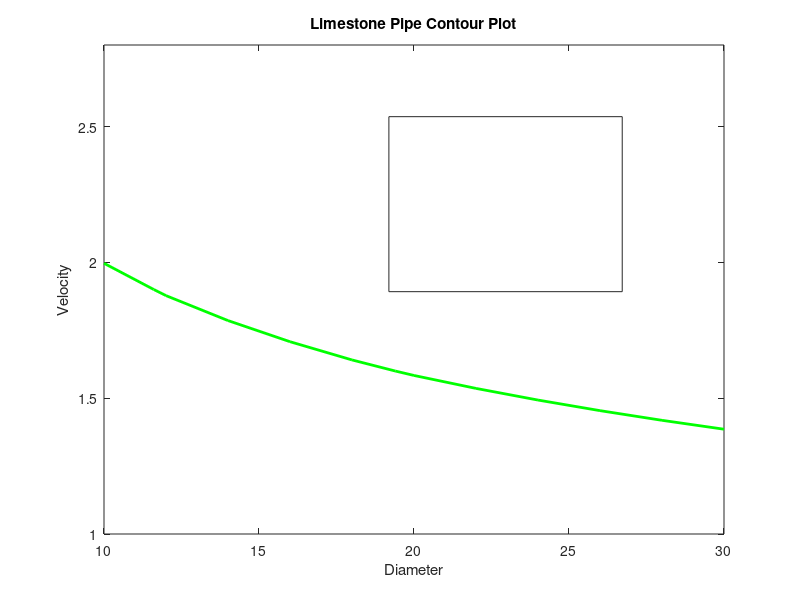

Write MATLAB code to recreate this figure. (Note: this script raises an error after producing the figure.)
% This program constructs a contour plot for the two-bar truss
% constants
pi = 3.14159;
%design variables
d = .0005;  %average limestone particle size after grinding, ft
%other analysis variables
L = 15*5280; %pipeline length, feet
W = 12.67; %flowrate of limestone, lbm/sec
g = 32.17; %gravity, ft/sec^2
rho_w = 62.4; %water density, lbm/ft^3
rho_l = 168.5; %limestone density, lbm/ft^3
mu = 7.392*10^-4; %viscosity of water, lbm/ft-sec
pi = 3.14159;
a = .01; %average lump size, ft 

% design variables at mesh points
[D,V] = meshgrid(10:2:30,1:.3:3);
 
% equations
Q = pi.*D.^2./4.*V; %volumetric slurry flow rate, ft^3/sec 
Ql = W./rho_l; %volumetric limestone flow rate, ft^3/sec
Qw = Q-Ql; %volumetric water flow rate, ft^3/sec
conc = Ql./Q; %concentration
S = rho_l./rho_w; %density of limestone divided by density of water
rho = rho_w + conc.*(rho_l-rho_w); %density of slurry
Rw = rho_w.*V.*D./mu; %Reynolds number of water
if Rw <= 10^5
    fric_w = .3164./Rw.^.25;
end
if Rw >= 10^5
    fric_w = .0032+.221.*Rw.^(-.237);
end %friction factor of water
CdRp2 = 4.*g.*rho_w.*d.^3.*(rho_l-rho_w)./(3.*mu.^2); 
Cd = 549.2.*CdRp2.^(-.9546); %coefficient of drag - R^2 of .9954 using Matlab
fric = fric_w.*(rho_w./rho+150.*conc.*rho_w./rho.*(g.*D.*(S-1)./V.^2./(Cd.^(.5))).^1.5); %slurry friction factor
delta_p = fric.*rho.*L.*V.^2./D./2./g; %change in pressure
Pf = delta_p.*(Qw+Ql)./550; %pump power, Hp
Pg = 218.*Ql.*(1./(d.^(.5))-1/(a.^(.5)))./550; %grinding power, Hp
Vc = (40.*g.*conc.*(S-1).*D./(Cd.^.5)).^.5; %Critical velocity, ft/sec
hrs = 8*300;
power = Pg+Pf
Cost = 300.*Pg+200.*Pf+(.07+.05)*hrs*((1.07^7-1)/.07/(1.07^7));
 
figure(1)
[C,h] = contour(D,V,Cost,12:3:33,'k');
clabel(C,h,'Labelspacing',250);
title('Limestone Pipe Contour Plot');
xlabel('Diameter');
ylabel('Velocity');
hold on;
% solid lines to show constraint boundaries
contour(D,V,(1.1*Vc-V),[0,0],'g-','LineWidth',2);
contour(D,V,(conc-.4),[0,0],'r-','LineWidth',2);

% show a legend
legend('Cost','V<1.1Vc','conc<.4')

